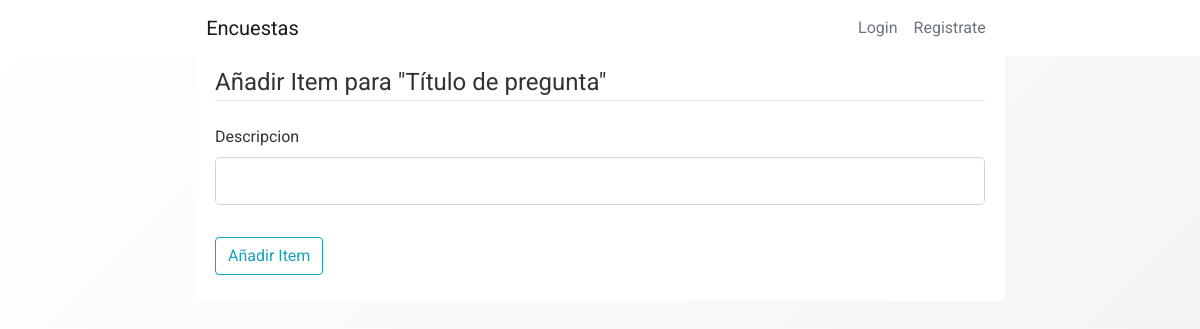
The app's page /editar_encuesta/1/añadir_pregunta/1, older data.
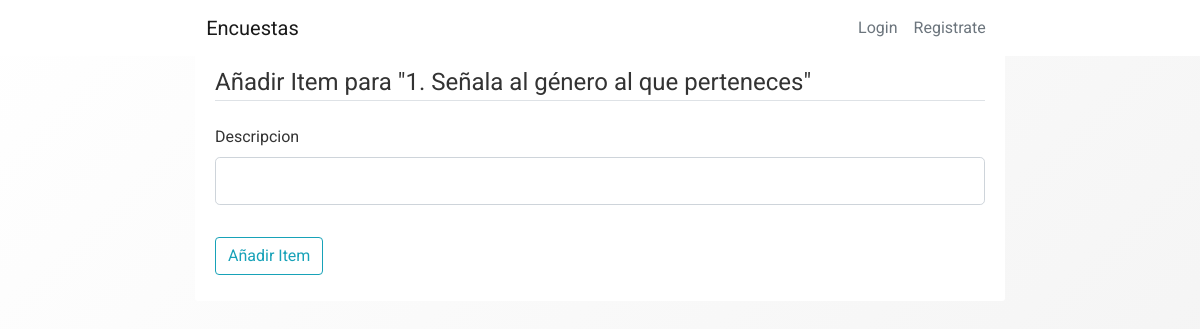
The same page, newer data.
### encuestas/models.py (models this page shows)
class Pregunta(db.Model):
    id = db.Column(db.Integer, primary_key = True)
    title = db.Column(db.String(100), nullable = False)
    encuesta_id = db.Column(db.Integer, db.ForeignKey('encuesta.id'), nullable = False)
    items = db.relationship('Item', backref = 'options', lazy = True)

### encuestas/routes.py (the view)
@app.route("/editar_encuesta/<int:encuesta_id>/añadir_pregunta/<int:pregunta_id>", methods=['GET', 'POST'])
def add_item(encuesta_id,pregunta_id):
    item_form = CrearItemForm()
    pregunta = Pregunta.query.get_or_404(pregunta_id)
    if item_form.validate_on_submit():
        item = Item(description = item_form.description.data, pregunta_id = pregunta_id)
        db.session.add(item)
        db.session.commit()
        flash(f'Item {item_form.description.data} añadida! {pregunta_id}', 'success')
        return redirect( url_for('editar_encuesta', encuesta_id=encuesta_id))
    return render_template(
        'añadir_item.html',
        title= 'Añadir Item',
        pregunta = pregunta,
        item_form = item_form
    )

### encuestas/forms.py
class CrearItemForm(FlaskForm):
    description = StringField('Descripcion', validators=[DataRequired(), Length(min=1,max=100)])
    submit = SubmitField('Añadir Item')

### encuestas/templates/añadir_item.html (shortened to what this page needs)
{% extends "layout.html" %} {% block content %}
<div class="content-section">
  <form method="POST" action="">
    <fieldset class="form-group">
      <legend class="border-bottom mb-4">
        Añadir Item para "{{pregunta.title}}"
      </legend>
      <div class="form-group">
        {{ item_form.description.label(class="form-control-label") }} {% if
        item_form.description.errors %} {{
        item_form.description(class="form-control form-control-lg is-invalid")
        }}
        <div class="invalid-feedback">
          {% for error in item_form.description.errors %}
          <span>{{ error }}</span>
          {% endfor %}
        </div>
        {% else %} {{ item_form.description(class="form-control
        form-control-lg", autocomplete="off") }} {% endif %}
      </div>
    </fieldset>
    <div class="form-group">
      {{ item_form.submit(class="btn btn-outline-info") }}
    </div>
  </form>
</div>
{% endblock content %}

Row changes from the older to the newer data that the page shows:
changed Pregunta: title "Título de pregunta" → "1. Señala al género al que perteneces"
